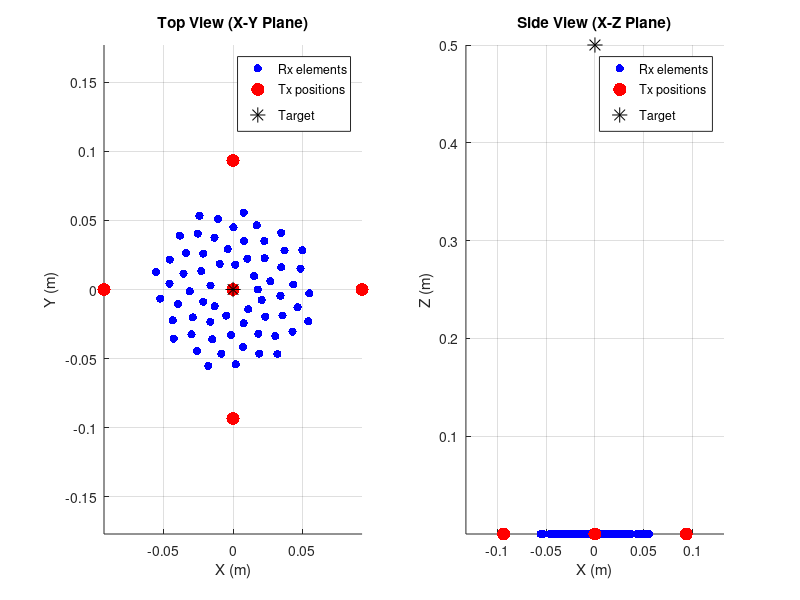

The MATLAB source for this figure: (Note: this script raises an error after producing the figure.)
%%% Air US using 5Tx and multi-channel Rx
%%%  Revised on 8/11/2013 by Gency Jeng
 

clc
close all
clear all
% load SA_5data_V2
toff=0;
%%
% 設定5個Tx座標
%%%%%%%%%%%%%%%%%%%%%%%%%%%%%%%%%%%%%%%%%%%%%%%%%%%%%%%%%%%%%%

temp=0.0783+15/1000;
right_x=temp;
left_x=-temp;
top_y=temp;
bot_y=-temp;
vs_x = [0  left_x right_x 0 0];
vs_z = 0;
vs_y=[0 0 0 top_y bot_y];
%%%%%%%%%%%%%%%%%%%%%%%%%%%%%%%%%%%%%%%%%%%%%%%%%%%%%%%%%%%%%%
%%
% 設定模擬參數
%%%%%%%%%%%%%%%%%%%%%%%%%%%%%%%%%%%%%%%%%%%%%%%%%%%%%%%%%%%%%%
%Generate the transducer apertures for send and receive
f0 = 40*10^3;                  %  Transducer center frequency [Hz]
c = 340;                   %  Speed of sound [m/s]
focal_depth = 10^10*10^10; %FocalValue(1)*10^(-3);  
lambda = c/f0;
%%% Array geometry defined by Field II.
pitch = lambda/2;
fs = 3.125e6/19;   % sampling rate for raw data 
% [Nz M no_tx]=size(d);
Nz=2000;
M=64;
no_tx=5;

%%
% 設定RX座標
%%%%%%%%%%%%%%%%%%%%%%%%%%%%%%%%%%%%%%%%%%%%%%%%%%%%%%%%%%%%%%
V=5;
Rap=0.059;
for m=1:64
    RR(m)=Rap*sqrt(m/M);
    if RR(m)<=15/1000
        RR(m)=18/1000;
    end
    phi(m)=2*pi*(m-1)*(1+sqrt(V))/2;
    chx(m)=RR(m)*cos(phi(m));
    chy(m)=RR(m)*sin(phi(m));   
end
chz=zeros(1,M);



%%
% scanline數量
%%%%%%%%%%%%%%%%%%%%%%%%%%%%%%%%%%%%%%%%%%%%%%%%%%%%%%%%%%%%%%
no_lines = 69;
no_lines_phi = 69;
d_th = 0.025574095887433;
d_th_phi = 0.025574095887433;

%%
%深度
%%%%%%%%%%%%%%%%%%%%%%%%%%%%%%%%%%%%%%%%%%%%%%%%%%%%%%%%%%%%%%
%%% Depth information for B-mode
% dz = 1/(f0)*c/2;
% range = [0.3:dz:1.5];  
range=[300:6:2000]/fs*c/2;
Rmin = range(1);
Rmax = range(end);
Nr = max(size(range));
Rx_enable = [1:1:M];

% write_range_LUT(range, 'range_LUT.h');
%% Show array and target in clearer 2D views

% Example target
target = [0, 0, 0.5];   % [x y z] in meters

figure;

%----------------------------
% Top view: X-Y plane
%----------------------------
subplot(1,2,1);
hold on; grid on; axis equal;

scatter(chx, chy, 36, 'b', 'filled', 'DisplayName', 'Rx elements');
scatter(vs_x, vs_y, 90, 'r', 'filled', 'DisplayName', 'Tx positions');
scatter(target(1), target(2), 120, 'k', '*', 'DisplayName', 'Target');

xlabel('X (m)');
ylabel('Y (m)');
title('Top View (X-Y Plane)');
legend('Location','best');

%----------------------------
% Side view: X-Z plane
%----------------------------
subplot(1,2,2);
hold on; grid on; axis equal;

scatter(chx, chz, 36, 'b', 'filled', 'DisplayName', 'Rx elements');
scatter(vs_x, vs_z*ones(size(vs_x)), 90, 'r', 'filled', 'DisplayName', 'Tx positions');
scatter(target(1), target(3), 120, 'k', '*', 'DisplayName', 'Target');

xlabel('X (m)');
ylabel('Z (m)');
title('Side View (X-Z Plane)');
legend('Location','best');
%%
% STA DAS
%%%%%%%%%%%%%%%%%%%%%%%%%%%%%%%%%%%%%%%%%%%%%%%%%%%%%%%%%%%%%%
bf = zeros(Nr,no_lines,no_lines_phi); 
apo_vector = ones(1,M);
all_subbf= zeros(Nr,no_lines,no_lines_phi);
all_CF= ones(Nr,no_lines,no_lines_phi);
CF= ones(Nr,no_lines,no_lines_phi);
subbf= zeros(Nr,no_lines,no_lines_phi);
subbf_paf= zeros(Nr,no_lines,no_lines_phi);
create_bb_dataV2
index_mode = 'hardware';

% ==============================
% Delay approximation error stats
% ==============================
cnt_err = 0;

sum_abs_dist_mm = 0;
sum_sq_dist_mm  = 0;
max_abs_dist_mm = 0;

sum_abs_delay_ns = 0;
sum_sq_delay_ns  = 0;
max_abs_delay_ns = 0;

sum_abs_sample = 0;
sum_sq_sample  = 0;
max_abs_sample = 0;

sum_abs_phase_deg = 0;
sum_sq_phase_deg  = 0;
max_abs_phase_deg = 0;

max_info.sample_value = -inf;
max_info.tx = NaN;
max_info.theta_idx = NaN;
max_info.phi_idx = NaN;
max_info.depth_idx = NaN;
max_info.rx_idx = NaN;
max_info.depth_m = NaN;
max_info.theta_deg = NaN;
max_info.phi_deg = NaN;
max_info.rx_ch = NaN;

for ii=1:1:no_tx
% for ii=1:1:1

    bb_data = squeeze(d(1:max(size(d,1)),:,ii)); % for each ii element

     % Demodulation+LPF
    bb_data = [bb_data ; zeros(1,M)];
    [N_rx, N] = size(bb_data);
    

        for ms = 1:no_lines_phi
                % sin_phii = -1*(no_lines_phi-1)/2*d_th_phi  + (ms-1)*d_th_phi;
                sin_phi =  -1*(no_lines_phi-1)/2*d_th_phi  + (ms-1)*d_th_phi;
        
                cos_phi = cos(asin(sin_phi));
            for jj = 1: no_lines  %% for each scan line
                 
                 sin_th = -1*(no_lines-1)/2*d_th  + (jj-1)*d_th;
                 cos_th = cos(asin(sin_th));
               
                 x_org=range.'*sin_th*cos_phi;
                 y_org=range.'*sin_phi;
                 z_org=range.'*cos_th.*cos_phi;
        
                 %Tx
                 Tx_dist = sqrt(   (x_org*ones(1,N)-vs_x(ii)).^2 + ...
                                    (z_org*ones(1,N)-vs_z).^2 + ...
                                    ( y_org*ones(1,N)-vs_y(ii)).^2    )  ;
                
                 %Rx
                 onewaydist = sqrt((x_org*ones(1,N)-ones(Nr,1)*chx(Rx_enable)).^2 + ...
                                    (z_org*ones(1,N)-ones(Nr,1)*chz(Rx_enable)).^2 + ...
                                    (y_org*ones(1,N)-ones(Nr,1)*chy(Rx_enable)).^2); 
                 T_rd = sqrt((range'.*ones(1,N)).^2 + (chx(Rx_enable).*ones(1,N)).^2 +(chy(Rx_enable).*ones(1,N)).^2);
                 T_sd_rd = -(chx(Rx_enable).*cos_phi*sin_th.*ones(1,N) + chy(Rx_enable).*sin_phi.*ones(1,N));
                 
                 totdelay_sw = (onewaydist + Tx_dist)/c - toff;
                 totdelay_hw = (Tx_dist + T_rd + T_sd_rd) / c;

                 
% ============================================================
% Accumulate error statistics without storing all error samples
% ============================================================

rx_exact  = onewaydist;
rx_approx = T_rd + T_sd_rd;

dist_error_mm = (rx_approx - rx_exact) * 1e3;   % mm
delay_error_ns = dist_error_mm * 1e-3 / c * 1e9; % ns
sample_error = delay_error_ns * 1e-9 * fs;       % samples
phase_error_deg = delay_error_ns * 1e-9 * f0 * 360; % degree

abs_dist_mm = abs(dist_error_mm);
abs_delay_ns = abs(delay_error_ns);
abs_sample = abs(sample_error);
abs_phase_deg = abs(phase_error_deg);

num_now = numel(dist_error_mm);
cnt_err = cnt_err + num_now;

sum_abs_dist_mm = sum_abs_dist_mm + sum(abs_dist_mm(:));
sum_sq_dist_mm  = sum_sq_dist_mm  + sum(dist_error_mm(:).^2);
max_abs_dist_mm = max(max_abs_dist_mm, max(abs_dist_mm(:)));

sum_abs_delay_ns = sum_abs_delay_ns + sum(abs_delay_ns(:));
sum_sq_delay_ns  = sum_sq_delay_ns  + sum(delay_error_ns(:).^2);
max_abs_delay_ns = max(max_abs_delay_ns, max(abs_delay_ns(:)));

sum_abs_sample = sum_abs_sample + sum(abs_sample(:));
sum_sq_sample  = sum_sq_sample  + sum(sample_error(:).^2);
max_abs_sample = max(max_abs_sample, max(abs_sample(:)));

sum_abs_phase_deg = sum_abs_phase_deg + sum(abs_phase_deg(:));
sum_sq_phase_deg  = sum_sq_phase_deg  + sum(phase_error_deg(:).^2);
max_abs_phase_deg = max(max_abs_phase_deg, max(abs_phase_deg(:)));

% Find local maximum sample error in this scanline
[local_max_sample, local_linear_idx] = max(abs_sample(:));

% If this local max is larger than global max, update global max info
if local_max_sample > max_info.sample_value

    [depth_idx, rx_local_idx] = ind2sub(size(abs_sample), local_linear_idx);

    max_info.sample_value = local_max_sample;
    max_info.tx = ii;
    max_info.theta_idx = jj;
    max_info.phi_idx = ms;
    max_info.depth_idx = depth_idx;
    max_info.rx_idx = rx_local_idx;

    max_info.depth_m = range(depth_idx);

    max_info.theta_deg = asin(sin_th) * 180/pi;
    max_info.phi_deg   = asin(sin_phi) * 180/pi;

    rx_list = find(Rx_enable);
    max_info.rx_ch = rx_list(rx_local_idx);
end

max_abs_sample = max(max_abs_sample, local_max_sample);
                 switch(index_mode)
                    case'software'
                        totdelay = (onewaydist + Tx_dist)/c - toff;
                    case'hardware'
                        totdelay = (Tx_dist + T_rd + T_sd_rd) / c; 
                end
                 %totdelay = (onewaydist + Tx_dist)/c-toff;
                 delayindx = (totdelay*fs)+1;
                 flagdelay = (delayindx < 1) | (delayindx > N_rx);
                 delayindx = delayindx.*(1-flagdelay) + N_rx*flagdelay;         
                 delayindx_low = floor(delayindx) + N_rx*ones(Nr,1)*(0:N-1);
                 delay_out = find(delayindx_low >= (N_rx*N));
                 delayindx_low(delay_out) = N_rx*N-1; 
                 interp_bbdata = bb_data(delayindx_low);
                 chandata = (ones(Nr,1)*apo_vector).*interp_bbdata.*exp(j*2*pi*f0*totdelay);
                 subbf(:,jj,ms) = sum((ones(Nr,1)*apo_vector).*interp_bbdata.*exp(j*2*pi*f0*totdelay),2) ;
        
                 CF(:,jj,ms)=( (abs(subbf(:,jj,ms))).^2 )  ./  (   M*  sum(abs (chandata.^2) , 2 ) )+0.00000001  ;
        
                 alph =0;  
                 subbf_paf(:, jj, ms) = (1 - alph) * subbf(:, jj, ms) + alph * (subbf(:, jj, ms) .^2);
                 

            end
        end


    all_subbf=all_subbf+subbf_paf.*CF.^2;

end

mean_dist_mm = sum_abs_dist_mm / cnt_err;
rmse_dist_mm = sqrt(sum_sq_dist_mm / cnt_err);

mean_delay_ns = sum_abs_delay_ns / cnt_err;
rmse_delay_ns = sqrt(sum_sq_delay_ns / cnt_err);

mean_sample = sum_abs_sample / cnt_err;
rmse_sample = sqrt(sum_sq_sample / cnt_err);

mean_phase_deg = sum_abs_phase_deg / cnt_err;
rmse_phase_deg = sqrt(sum_sq_phase_deg / cnt_err);

fprintf('\n========== RX Delay Approximation Error ==========\n');

fprintf('Distance error : mean = %.6f mm, RMSE = %.6f mm, max = %.6f mm\n', ...
    mean_dist_mm, rmse_dist_mm, max_abs_dist_mm);

fprintf('Delay error    : mean = %.6f ns, RMSE = %.6f ns, max = %.6f ns\n', ...
    mean_delay_ns, rmse_delay_ns, max_abs_delay_ns);

fprintf('Sample error   : mean = %.6f samples, RMSE = %.6f samples, max = %.6f samples\n', ...
    mean_sample, rmse_sample, max_abs_sample);

fprintf('Phase error    : mean = %.6f deg, RMSE = %.6f deg, max = %.6f deg\n', ...
    mean_phase_deg, rmse_phase_deg, max_abs_phase_deg);

fprintf('==================================================\n');

fprintf('\n========== Maximum Sample Error Location ==========\n');
fprintf('Max sample error = %.6f samples\n', max_info.sample_value);
fprintf('TX index         = %d\n', max_info.tx);
fprintf('Theta index      = %d\n', max_info.theta_idx);
fprintf('Phi index        = %d\n', max_info.phi_idx);
fprintf('Theta angle      = %.3f deg\n', max_info.theta_deg);
fprintf('Phi angle        = %.3f deg\n', max_info.phi_deg);
fprintf('Depth index      = %d\n', max_info.depth_idx);
fprintf('Depth            = %.6f m\n', max_info.depth_m);
fprintf('RX local index   = %d\n', max_info.rx_idx);
fprintf('RX channel index = %d\n', max_info.rx_ch);
fprintf('===================================================\n');

%% Plot the image
DR = 40;
bfn_data = abs(all_subbf/max(all_subbf(:))); %normalize
bfn_data(isnan(bfn_data))=1e-20;

qqq = 20*log10(bfn_data); %取log
sin_th = -1*(no_lines-1)/2*d_th + ([1:1:no_lines]-1)*d_th; 
cos_th = cos(asin(sin_th));
sin_phi =  -1*(no_lines_phi-1)/2*d_th + ([1:1:no_lines_phi]-1)*d_th; 
cos_phi = cos(asin(sin_phi));


       
Z=range.'*cos_th;
X=range.'*sin_th;

QQ=((qqq(:,:,(no_lines_phi+1)/2))) ;
%%
%XZ平面
%%%%%%%%%%%%%%%%%%%%%%%%%%%%%%%%%%%%%%%%%%%%%%%%%%%%%%%%%%%%%%
figure
pcolor(X, Z, QQ)
axis('ij');
shading interp;
caxis([-DR 0])
colormap hot
xlabel('azimuth [m]')
ylabel('range [m]')
colorbar


%%
%XY平面
%%%%%%%%%%%%%%%%%%%%%%%%%%%%%%%%%%%%%%%%%%%%%%%%%%%%%%%%%%%%%%



range_index=find(qqq==0);
cmode_range=mod(range_index,size(range,2));
cmode_range=cmode_range(1); 

XX=range(cmode_range)*sin_th'*cos_phi;
YY=range(cmode_range)*ones(no_lines,1)*sin_phi;
temp=12;
r_min=cmode_range-temp;
r_max=cmode_range+temp;
if(r_min<1)
    r_min=1;
end
if(r_max>size(range,2))
    r_max=size(range,2);
end
 c_qqq=squeeze(max(qqq(r_min:3:r_max,:,:),[],1));
[x, y] = meshgrid(1:no_lines, 1:no_lines_phi);
[xq, yq] = meshgrid(linspace(1, no_lines, 1000), linspace(1, no_lines_phi, 1000));
A_interp = interp2(x, y, c_qqq, xq, yq, 'linear'); 
XX_interp = interp2(x, y, XX, xq, yq, 'linear'); 
YY_interp = interp2(x, y, YY, xq, yq, 'linear'); 

temp=linspace(-60,60,no_lines);
[XX_polar, YY_polar] = meshgrid(temp,temp);
XX_polar = interp2(x, y, XX_polar, xq, yq, 'linear'); 
YY_polar = interp2(x, y, YY_polar, xq, yq, 'linear'); 
A_interp_temp=A_interp;
% A_interp_temp(650:850,650:850)=-100;%30 30
A_interp_temp(350:650,350:650)=-100;%0 0
A_interp_temp(:,1:100)=-100;
max_idx=find(A_interp==max(A_interp_temp(:)));
max_point=zeros(1,1000);
max_point_raw=floor(max_idx/1000)+1;
if(max_point_raw==1001)
    max_point_raw=1000;
end
max_point_col=max_idx-floor(max_idx/1000)*1000;
if max_point_col==0
    max_point_col=1000
end

figure
pcolor(XX_polar,YY_polar,A_interp')
hold on
caxis([-DR 0])
shading interp;
axis equal
colormap("hot")
ttemp=zeros(1,1000);
ttemp(max_point_col)=YY_polar(max_point_raw,1);
ttemp(ttemp==0)=NaN;
% plot(fliplr(XX_polar(1,:)),fliplr(ttemp),'ro')
plot((XX_polar(1,:)),(ttemp),'yo')

max_sidelobe_peak=A_interp(max_idx)
check_SSL=max(A_interp_temp(:))
filename = sprintf('10 project polar line=%d sidelobe=%.2f', no_lines,max_sidelobe_peak);

% title(filename)
xlabel('theta[°]')
ylabel('phi[°]')
aa=gca;aa.FontSize=24
IMAG=zeros(Nr,100,100);




%%
%beampattern
%%%%%%%%%%%%%%%%%%%%%%%%%%%%%%%%%%%%%%%%%%%%%%%%%%%%%%%%%%%%%%
bp=c_qqq(:,(no_lines+1)/2);
% bp=c_qqq(:,38);%實際
% bp=c_qqq(:,37);%模擬

inter_no_lines=ones(1,no_lines);
inter_no_lines=interp1([1: length(inter_no_lines)],inter_no_lines,linspace(1, length(inter_no_lines), length(inter_no_lines)*100),'spline');
bp3=interp1([1: length(bp)],bp,linspace(1, length(bp), length(bp)*100),'spline');
range3=interp1([1: length(sin_th)],range(cmode_range)*sin_th,linspace(1, length(sin_th), ...
length(sin_th)*100),'linear');

figure
str = sprintf('%d', no_lines)
plot(range3,bp3,'DisplayName',str )
hold on 
plot(range3,-6*inter_no_lines)

L=find(bp3>-6);
res_=range3(L(end))-range3(L(1))
aa=gca;aa.FontSize=24;
ylabel('dB')
xlabel('X(cm)')
title('beampattern@50cm')

%%
%3D imag
%%%%%%%%%%%%%%%%%%%%%%%%%%%%%%%%%%%%%%%%%%%%%%%%%%%%%%%%%%%%%%


    x_range = 3.5;
    y_range = 3.5;
    z_range = 2;

    x_pixel=256;
    y_pixel=256;
    z_pixel=100;

    pos_vec_x_new = (0:1 / (x_pixel-1):1) .* x_range - x_range / 2;
    pos_vec_y_new = (0:1 / (y_pixel-1):1) .* y_range - y_range / 2;
    pos_vec_z_new = linspace(0.3,1.5,z_pixel);
    rr=range;
    [pos_mat_z_new,pos_mat_y_new, pos_mat_x_new] = ndgrid(pos_vec_z_new,pos_vec_x_new, pos_vec_y_new);
    [R,THETA, PHI] = ndgrid(rr,asin(sin_th), asin(sin_phi));
    % convert new points to polar coordinates
    [th_cart, r_cart,z_cart] = cart2pol(pos_mat_z_new,pos_mat_x_new, pos_mat_y_new);
    phi_cart=atan2(z_cart,r_cart);
    r_cart=r_cart./cos(phi_cart);

    figure   
    bb_mode = interp3( THETA,R,PHI, qqq,phi_cart, r_cart, th_cart, 'linear');
    % bb_mode(isnan(bb_mode))=0;
    bb_mode(bb_mode<=-DR)=NaN;
    aa =slice(pos_vec_y_new,  pos_vec_z_new,pos_vec_x_new, bb_mode,[],pos_vec_z_new, []);
    set(aa,'EdgeColor','none');
    caxis([-DR 0])
    colormap("hot")
     axis equal
     xlabel('X (m)')
     ylabel('Z (m)')
     zlabel('Y (m)')
    view([20 10])
     title('C scan');
    % axis equal
     pos2 = get(gca, 'Position'); % 獲取當前子圖位置
set(gca, 'Position', [pos2(1)-0.05, pos2(2), pos2(3), pos2(4)]); % 調整大小和位置
      % xlim([-1 1])
      % zlim([-1 1])
      % xlim([-2 2])
      % zlim([-0.5 0.5])
     ylim([0 1.9])
     % colormap('jet')
function write_range_LUT(range, filename)
    % If the user forgets ".h", automatically add it
    if ~endsWith(filename, '.h')
        filename = [filename '.h'];
    end

    N = length(range);

    fid = fopen(filename, 'w');
    if fid < 0
        error('Cannot create file: %s', filename);
    end

    % Header guard name
    [~, name] = fileparts(filename);
    guard = upper([name '_H']);
    guard = regexprep(guard, '\W', '_'); % replace non-word chars

    fprintf(fid, '#ifndef %s\n', guard);
    fprintf(fid, '#define %s\n', guard);

    fprintf(fid, 'const TX_t range[%d] = {', N);

    % Write each value with full precision
    for i = 1:N
        fprintf(fid, '%.16f', range(i));
        if i ~= N
            fprintf(fid, ',');
        end
    end

    fprintf(fid, '};\n');
    fprintf(fid, '#endif\n');

    fclose(fid);
end
